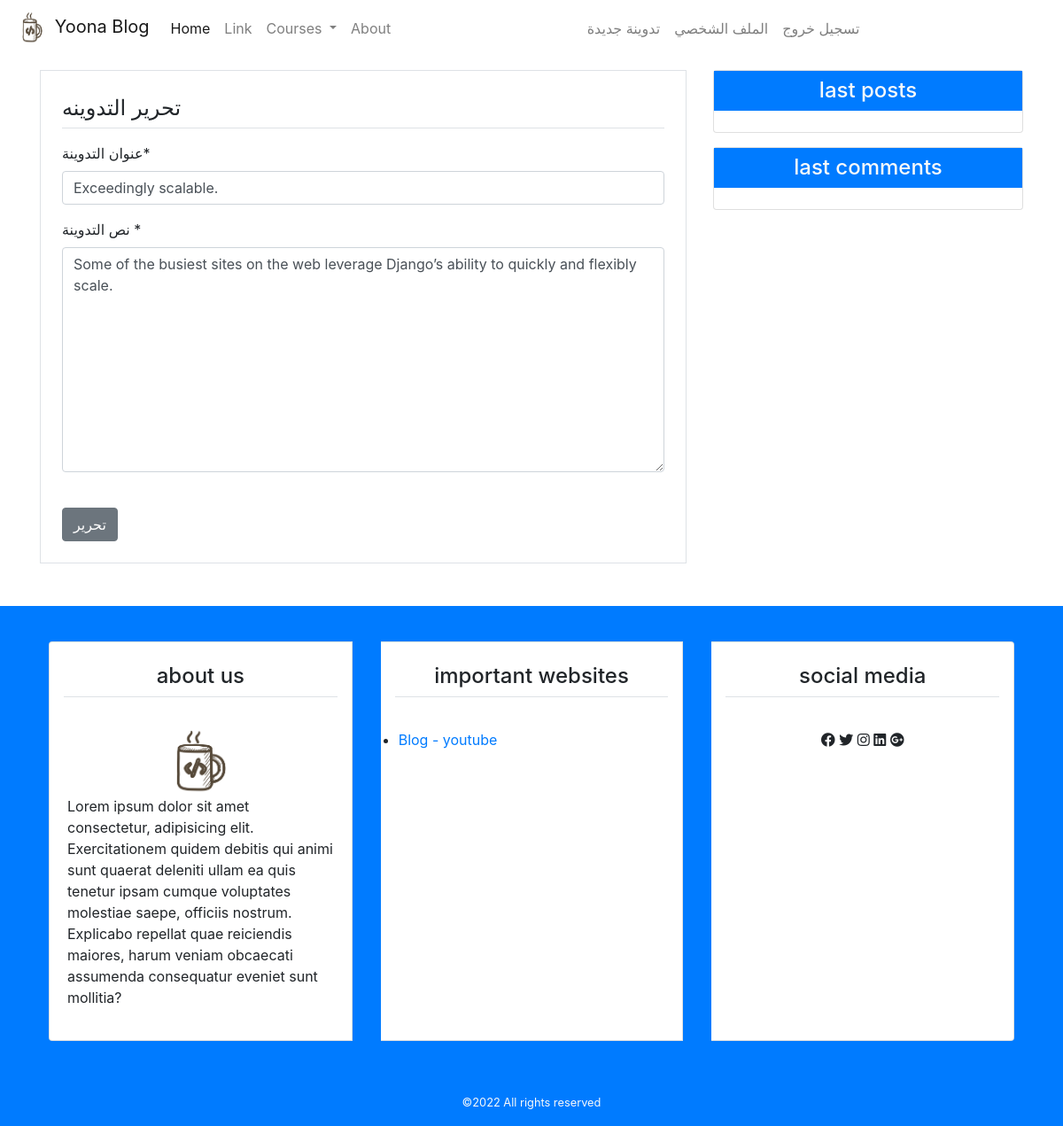
/detail/3/update/ (signed in), run on the app's committed database.
### blog/models.py (models this page shows, shortened)
class Post(models.Model):
    title = models.CharField(max_length=100)
    content = models.TextField()
    post_dt = models.DateTimeField(default=timezone.now)
    post_update = models.DateTimeField(auto_now_add=True)
    author = models.ForeignKey(User, on_delete=models.CASCADE, related_name='posts')
    class Meta:
        verbose_name = _("Post")
        verbose_name_plural = _("Posts")
        ordering = ('-post_dt',)

### blog/views.py (the view, shortened to what this page needs)
# urls.py: path('detail/<slug:pk>/update/', views.PostUpdateView.as_view(), name='post-update'),
class PostUpdateView(UserPassesTestMixin, LoginRequiredMixin, UpdateView):
    model = Post
    template_name = 'blog/post_update.html'
    form_class = PostCreateForm
    def test_func(self):
        post = self.get_object()
        if self.request.user == post.author:
            return True
        else:
            return False

### blog/forms.py
class PostCreateForm(forms.ModelForm):
    title = forms.CharField(label='عنوان التدوينة')
    content = forms.CharField(label='نص التدوينة ', widget=forms.Textarea)
    class Meta:
        model = Post
        fields = ['title', 'content']

### templates/blog/post_update.html (shortened to what this page needs)
{% extends 'base.html' %}
{% block content %}
{% load crispy_forms_tags %}
<div class="border p-4 mb-5">
    <legend class="border-bottom pb-1 mb-3"> تحرير التدوينه</legend>
    <form method="POST">
        {{form|crispy}}
        <input class="btn btn-secondary mt-4" type="submit" value="تحرير">
    </form>
</div>
{% endblock content %}

### static/blog/css/main.css (style rules this page uses)
* { padding: 0; margin: 0; box-sizing: border-box; }

### data on the page
Post: title "Exceedingly scalable.", content "Some of the busiest sites on the web leverage Django’s ability to quickly and flexibly scale."
